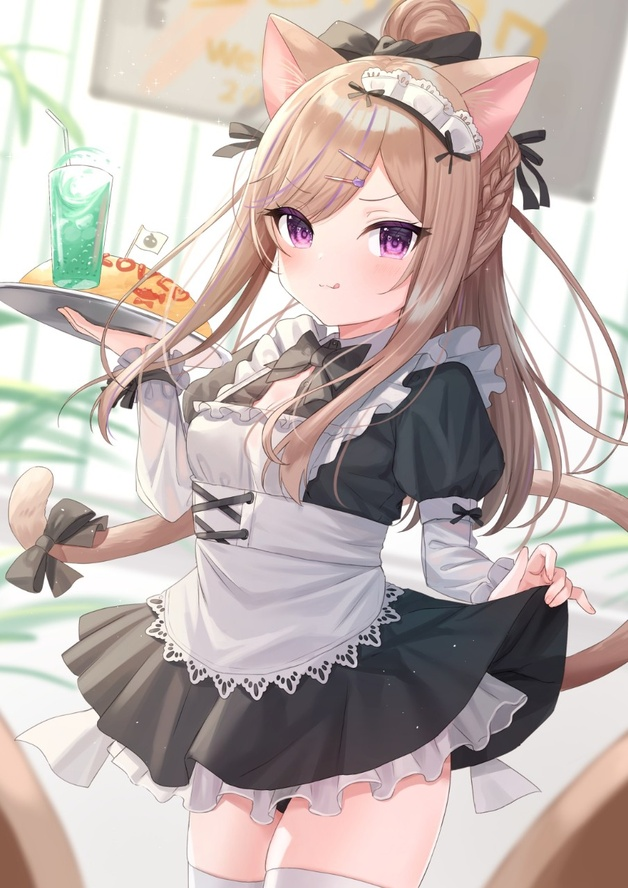
#> input picture 【练习测试】OpenCV/输入图片/2.jpg, 628 x 888 px, shrunk from 905 x 1279 before the run; its folder holds 4 pictures in this run
$ python '傅里叶加水印.py'
#> lines starting #> are read from the running program, lines starting #| are printed output that depends on the picture
import traceback
import os
import pathlib
import numpy
import cv2
import random
import PIL
import PIL.Image
import PIL.ImageDraw
import PIL.ImageFont


nextline = lambda :print("")
def pause():
	nextline()
	os.system("pause")
def printshift(obj,n: int):
	间隔 = "\t" * n
	分行 = "\n" + 间隔
	if(not(isinstance(obj,str))):
		obj = repr(obj)
	print(间隔 + 分行.join(obj.split("\n")))

输入图片文件夹 = None
输出图片文件夹 = None

def main():
	图片路径 = pathlib.Path()
	# 路径为 pathlib.Path
	try:
		图片路径 = random.sample(tuple(输入图片文件夹.iterdir())[:-1],1)[0]
	# 路径为 str
	except AttributeError:
		try:
			图片路径 = pathlib.Path(random.sample(os.listdir(输入图片文件夹),1)[0])
		except:
			raise FileNotFoundError("未找到文件夹“{}”".format(输入图片文件夹))
	except FileNotFoundError:
		raise FileNotFoundError("未找到文件夹“{}”".format(输入图片文件夹))
	except:
		raise Exception("未知错误")
	print("获取图片    “{}”".format(图片路径))
	print()

	图片文件内容 = numpy.fromfile(图片路径,dtype=numpy.uint8)
	图片数据 = cv2.imdecode(图片文件内容, flags = cv2.IMREAD_COLOR)
#> 图片数据 is the input picture: shape (888, 628, 3); mean B, G, R 175.4, 179.6, 192.3
	图片长 = 图片数据.shape[1]
#> 图片长 = 628
	图片宽 = 图片数据.shape[0]
#> 图片宽 = 888
	对角线长 = numpy.sqrt(图片长*图片长+图片宽*图片宽)
#> 对角线长 = 1087.6
	print("图片数据：",type(图片数据),图片数据.shape,图片数据.dtype)
#| 图片数据： <class 'numpy.ndarray'> (888, 628, 3) uint8
	cv2.imshow("original",图片数据)
	cv2.waitKey()
	cv2.destroyAllWindows()


	蓝色数据, 绿色数据, 红色数据 = cv2.split(图片数据)
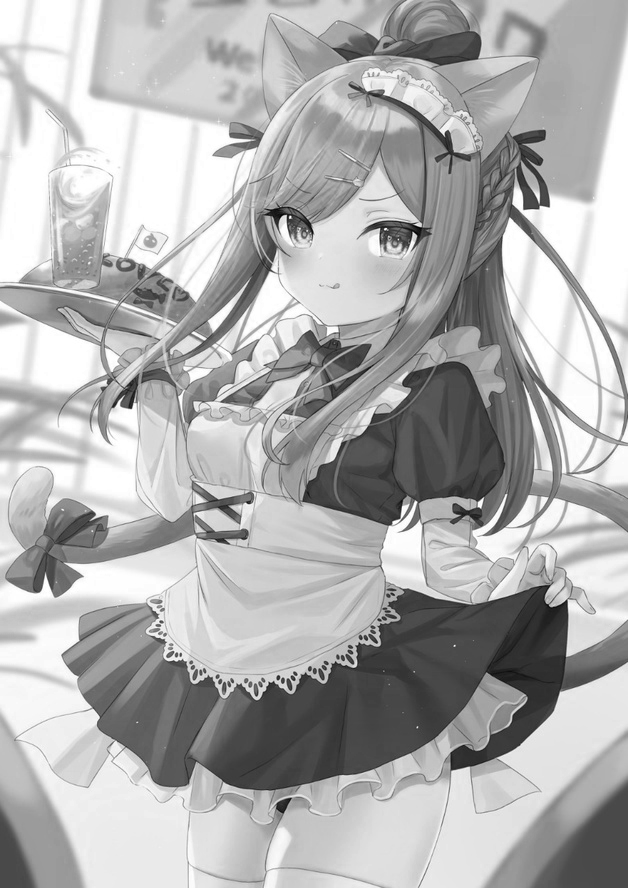
#> 蓝色数据: shape (888, 628); min 0, max 255, mean 175.4
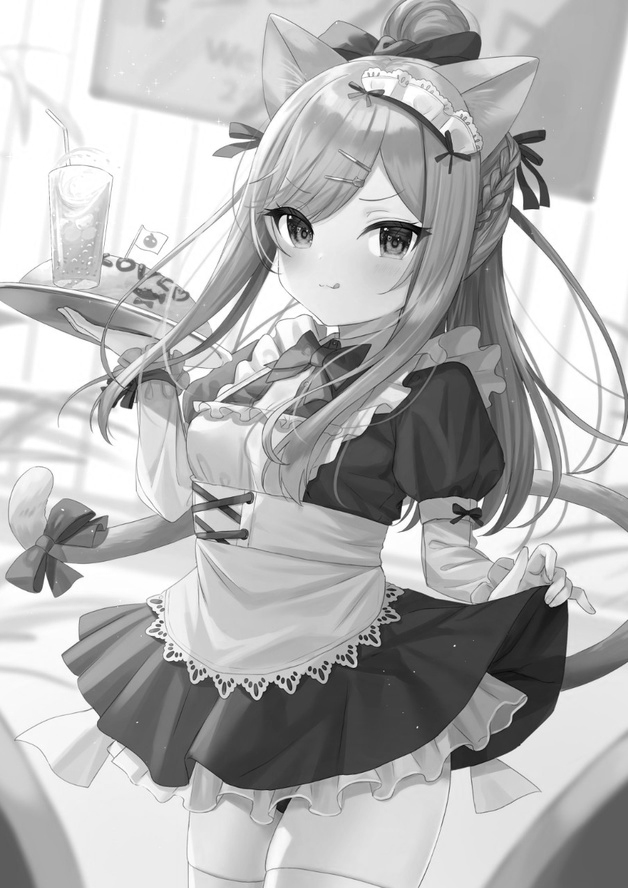
#> 绿色数据: shape (888, 628); min 0, max 255, mean 179.6
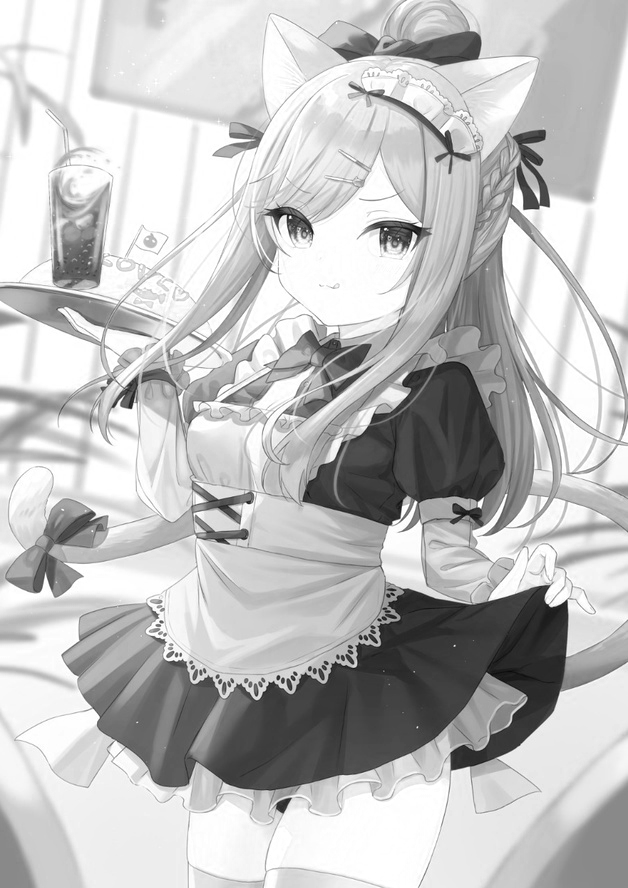
#> 红色数据: shape (888, 628); min 10, max 255, mean 192.3
	蓝色数据 = numpy.asarray(蓝色数据, dtype="float")
	红色数据 = numpy.asarray(红色数据, dtype="float")
	绿色数据 = numpy.asarray(绿色数据, dtype="float")

	傅里叶变换数据_蓝色 = cv2.dft(蓝色数据, flags=cv2.DFT_COMPLEX_OUTPUT)
	傅里叶变换数据_红色 = cv2.dft(红色数据, flags=cv2.DFT_COMPLEX_OUTPUT)
	傅里叶变换数据_绿色 = cv2.dft(绿色数据, flags=cv2.DFT_COMPLEX_OUTPUT)

	print("傅里叶变换数据_蓝色：",type(傅里叶变换数据_蓝色),傅里叶变换数据_蓝色.shape)
#| 傅里叶变换数据_蓝色： <class 'numpy.ndarray'> (888, 628, 2)
	print("傅里叶变换数据_红色：",type(傅里叶变换数据_红色),傅里叶变换数据_红色.shape)
#| 傅里叶变换数据_红色： <class 'numpy.ndarray'> (888, 628, 2)
	print("傅里叶变换数据_绿色：",type(傅里叶变换数据_绿色),傅里叶变换数据_绿色.shape)
#| 傅里叶变换数据_绿色： <class 'numpy.ndarray'> (888, 628, 2)

	cv2.imshow("blue  real",    傅里叶变换数据_蓝色)
	cv2.imshow("red   real",    傅里叶变换数据_红色)
	cv2.imshow("green real",    傅里叶变换数据_绿色)

	# [13 lines of commented-out code are left out]
	cv2.waitKey()
	cv2.destroyAllWindows()

	# [47 lines of commented-out code are left out]
	蓝色数据 = cv2.idft(傅里叶变换数据_蓝色, flags=cv2.DFT_COMPLEX_OUTPUT)
	红色数据 = cv2.idft(傅里叶变换数据_红色, flags=cv2.DFT_COMPLEX_OUTPUT)
	绿色数据 = cv2.idft(傅里叶变换数据_绿色, flags=cv2.DFT_COMPLEX_OUTPUT)
	加密图片数据 = numpy.asarray(cv2.merge([蓝色数据,红色数据,绿色数据]),dtype="uint8")
	cv2.imshow("coded", 加密图片数据)
	cv2.waitKey()
	cv2.destroyAllWindows()


if __name__ == "__main__":
	try:
		输入图片文件夹 = pathlib.Path(__file__).parents[1] / "输入图片"
		输出图片文件夹 = pathlib.Path(__file__).parents[1] / "输出图片"
		main()
		print()
	except:
		traceback.print_exc()
		print()
	finally:
		os.system("pause")
		print()
		print()
